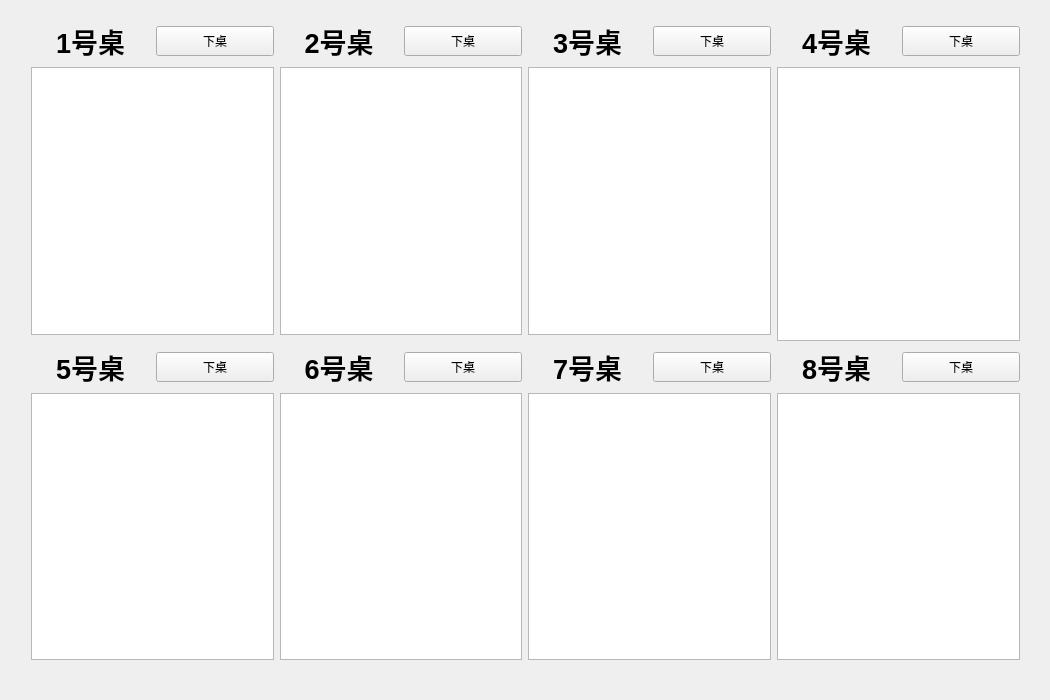
<?xml version="1.0" encoding="UTF-8"?>
<ui version="4.0">
 <class>MainWindow</class>
 <widget class="QMainWindow" name="MainWindow">
  <property name="geometry">
   <rect>
    <x>0</x>
    <y>0</y>
    <width>1050</width>
    <height>700</height>
   </rect>
  </property>
  <property name="windowTitle">
   <string>MainWindow</string>
  </property>
  <widget class="QWidget" name="centralWidget">
   <widget class="QWidget" name="layoutWidget">
    <property name="geometry">
     <rect>
      <x>20</x>
      <y>10</y>
      <width>1011</width>
      <height>661</height>
     </rect>
    </property>
    <layout class="QGridLayout" name="gridLayout">
     <item row="6" column="3">
      <widget class="QTextEdit" name="textEdit_8">
       <property name="styleSheet">
        <string notr="true">font: 14pt &quot;宋体&quot;;
color: rgb(35, 13, 106);</string>
       </property>
       <property name="html">
        <string>&lt;!DOCTYPE HTML PUBLIC &quot;-//W3C//DTD HTML 4.0//EN&quot; &quot;http://www.w3.org/TR/REC-html40/strict.dtd&quot;&gt;
&lt;html&gt;&lt;head&gt;&lt;meta name=&quot;qrichtext&quot; content=&quot;1&quot; /&gt;&lt;style type=&quot;text/css&quot;&gt;
p, li { white-space: pre-wrap; }
&lt;/style&gt;&lt;/head&gt;&lt;body style=&quot; font-family:'宋体'; font-size:14pt; font-weight:400; font-style:normal;&quot;&gt;
&lt;p style=&quot;-qt-paragraph-type:empty; margin-top:0px; margin-bottom:0px; margin-left:0px; margin-right:0px; -qt-block-indent:0; text-indent:0px;&quot;&gt;&lt;br /&gt;&lt;/p&gt;&lt;/body&gt;&lt;/html&gt;</string>
       </property>
      </widget>
     </item>
     <item row="6" column="1">
      <widget class="QTextEdit" name="textEdit_6">
       <property name="styleSheet">
        <string notr="true">font: 14pt &quot;宋体&quot;;
color: rgb(35, 13, 106);</string>
       </property>
       <property name="html">
        <string>&lt;!DOCTYPE HTML PUBLIC &quot;-//W3C//DTD HTML 4.0//EN&quot; &quot;http://www.w3.org/TR/REC-html40/strict.dtd&quot;&gt;
&lt;html&gt;&lt;head&gt;&lt;meta name=&quot;qrichtext&quot; content=&quot;1&quot; /&gt;&lt;style type=&quot;text/css&quot;&gt;
p, li { white-space: pre-wrap; }
&lt;/style&gt;&lt;/head&gt;&lt;body style=&quot; font-family:'宋体'; font-size:14pt; font-weight:400; font-style:normal;&quot;&gt;
&lt;p style=&quot;-qt-paragraph-type:empty; margin-top:0px; margin-bottom:0px; margin-left:0px; margin-right:0px; -qt-block-indent:0; text-indent:0px;&quot;&gt;&lt;br /&gt;&lt;/p&gt;&lt;/body&gt;&lt;/html&gt;</string>
       </property>
      </widget>
     </item>
     <item row="6" column="2">
      <widget class="QTextEdit" name="textEdit_7">
       <property name="styleSheet">
        <string notr="true">font: 14pt &quot;宋体&quot;;
color: rgb(35, 13, 106);</string>
       </property>
       <property name="html">
        <string>&lt;!DOCTYPE HTML PUBLIC &quot;-//W3C//DTD HTML 4.0//EN&quot; &quot;http://www.w3.org/TR/REC-html40/strict.dtd&quot;&gt;
&lt;html&gt;&lt;head&gt;&lt;meta name=&quot;qrichtext&quot; content=&quot;1&quot; /&gt;&lt;style type=&quot;text/css&quot;&gt;
p, li { white-space: pre-wrap; }
&lt;/style&gt;&lt;/head&gt;&lt;body style=&quot; font-family:'宋体'; font-size:14pt; font-weight:400; font-style:normal;&quot;&gt;
&lt;p style=&quot;-qt-paragraph-type:empty; margin-top:0px; margin-bottom:0px; margin-left:0px; margin-right:0px; -qt-block-indent:0; text-indent:0px;&quot;&gt;&lt;br /&gt;&lt;/p&gt;&lt;/body&gt;&lt;/html&gt;</string>
       </property>
      </widget>
     </item>
     <item row="2" column="1">
      <widget class="QTextEdit" name="textEdit_2">
       <property name="styleSheet">
        <string notr="true">font: 14pt &quot;宋体&quot;;
color: rgb(35, 13, 106);</string>
       </property>
       <property name="html">
        <string>&lt;!DOCTYPE HTML PUBLIC &quot;-//W3C//DTD HTML 4.0//EN&quot; &quot;http://www.w3.org/TR/REC-html40/strict.dtd&quot;&gt;
&lt;html&gt;&lt;head&gt;&lt;meta name=&quot;qrichtext&quot; content=&quot;1&quot; /&gt;&lt;style type=&quot;text/css&quot;&gt;
p, li { white-space: pre-wrap; }
&lt;/style&gt;&lt;/head&gt;&lt;body style=&quot; font-family:'宋体'; font-size:14pt; font-weight:400; font-style:normal;&quot;&gt;
&lt;p style=&quot;-qt-paragraph-type:empty; margin-top:0px; margin-bottom:0px; margin-left:0px; margin-right:0px; -qt-block-indent:0; text-indent:0px;&quot;&gt;&lt;br /&gt;&lt;/p&gt;&lt;/body&gt;&lt;/html&gt;</string>
       </property>
      </widget>
     </item>
     <item row="2" column="2">
      <widget class="QTextEdit" name="textEdit_3">
       <property name="styleSheet">
        <string notr="true">font: 14pt &quot;宋体&quot;;
color: rgb(35, 13, 106);</string>
       </property>
       <property name="html">
        <string>&lt;!DOCTYPE HTML PUBLIC &quot;-//W3C//DTD HTML 4.0//EN&quot; &quot;http://www.w3.org/TR/REC-html40/strict.dtd&quot;&gt;
&lt;html&gt;&lt;head&gt;&lt;meta name=&quot;qrichtext&quot; content=&quot;1&quot; /&gt;&lt;style type=&quot;text/css&quot;&gt;
p, li { white-space: pre-wrap; }
&lt;/style&gt;&lt;/head&gt;&lt;body style=&quot; font-family:'宋体'; font-size:14pt; font-weight:400; font-style:normal;&quot;&gt;
&lt;p style=&quot;-qt-paragraph-type:empty; margin-top:0px; margin-bottom:0px; margin-left:0px; margin-right:0px; -qt-block-indent:0; text-indent:0px;&quot;&gt;&lt;br /&gt;&lt;/p&gt;&lt;/body&gt;&lt;/html&gt;</string>
       </property>
      </widget>
     </item>
     <item row="2" column="0">
      <widget class="QTextEdit" name="textEdit">
       <property name="styleSheet">
        <string notr="true">font: 14pt &quot;宋体&quot;;
color: rgb(35, 13, 106);</string>
       </property>
       <property name="html">
        <string>&lt;!DOCTYPE HTML PUBLIC &quot;-//W3C//DTD HTML 4.0//EN&quot; &quot;http://www.w3.org/TR/REC-html40/strict.dtd&quot;&gt;
&lt;html&gt;&lt;head&gt;&lt;meta name=&quot;qrichtext&quot; content=&quot;1&quot; /&gt;&lt;style type=&quot;text/css&quot;&gt;
p, li { white-space: pre-wrap; }
&lt;/style&gt;&lt;/head&gt;&lt;body style=&quot; font-family:'宋体'; font-size:14pt; font-weight:400; font-style:normal;&quot;&gt;
&lt;p style=&quot;-qt-paragraph-type:empty; margin-top:0px; margin-bottom:0px; margin-left:0px; margin-right:0px; -qt-block-indent:0; text-indent:0px;&quot;&gt;&lt;br /&gt;&lt;/p&gt;&lt;/body&gt;&lt;/html&gt;</string>
       </property>
      </widget>
     </item>
     <item row="2" column="3" rowspan="2">
      <widget class="QTextEdit" name="textEdit_4">
       <property name="styleSheet">
        <string notr="true">font: 14pt &quot;宋体&quot;;
color: rgb(35, 13, 106);</string>
       </property>
       <property name="html">
        <string>&lt;!DOCTYPE HTML PUBLIC &quot;-//W3C//DTD HTML 4.0//EN&quot; &quot;http://www.w3.org/TR/REC-html40/strict.dtd&quot;&gt;
&lt;html&gt;&lt;head&gt;&lt;meta name=&quot;qrichtext&quot; content=&quot;1&quot; /&gt;&lt;style type=&quot;text/css&quot;&gt;
p, li { white-space: pre-wrap; }
&lt;/style&gt;&lt;/head&gt;&lt;body style=&quot; font-family:'宋体'; font-size:14pt; font-weight:400; font-style:normal;&quot;&gt;
&lt;p style=&quot;-qt-paragraph-type:empty; margin-top:0px; margin-bottom:0px; margin-left:0px; margin-right:0px; -qt-block-indent:0; text-indent:0px;&quot;&gt;&lt;br /&gt;&lt;/p&gt;&lt;/body&gt;&lt;/html&gt;</string>
       </property>
      </widget>
     </item>
     <item row="6" column="0">
      <widget class="QTextEdit" name="textEdit_5">
       <property name="styleSheet">
        <string notr="true">font: 14pt &quot;宋体&quot;;
color: rgb(35, 13, 106);</string>
       </property>
       <property name="html">
        <string>&lt;!DOCTYPE HTML PUBLIC &quot;-//W3C//DTD HTML 4.0//EN&quot; &quot;http://www.w3.org/TR/REC-html40/strict.dtd&quot;&gt;
&lt;html&gt;&lt;head&gt;&lt;meta name=&quot;qrichtext&quot; content=&quot;1&quot; /&gt;&lt;style type=&quot;text/css&quot;&gt;
p, li { white-space: pre-wrap; }
&lt;/style&gt;&lt;/head&gt;&lt;body style=&quot; font-family:'宋体'; font-size:14pt; font-weight:400; font-style:normal;&quot;&gt;
&lt;p style=&quot;-qt-paragraph-type:empty; margin-top:0px; margin-bottom:0px; margin-left:0px; margin-right:0px; -qt-block-indent:0; text-indent:0px;&quot;&gt;&lt;br /&gt;&lt;/p&gt;&lt;/body&gt;&lt;/html&gt;</string>
       </property>
      </widget>
     </item>
     <item row="0" column="0">
      <layout class="QHBoxLayout" name="horizontalLayout">
       <item>
        <widget class="QLabel" name="label">
         <property name="text">
          <string>&lt;html&gt;&lt;head/&gt;&lt;body&gt;&lt;p align=&quot;center&quot;&gt;&lt;span style=&quot; font-size:20pt; font-weight:600;&quot;&gt;1号桌&lt;/span&gt;&lt;/p&gt;&lt;/body&gt;&lt;/html&gt;</string>
         </property>
        </widget>
       </item>
       <item>
        <widget class="QPushButton" name="pushButton">
         <property name="minimumSize">
          <size>
           <width>0</width>
           <height>30</height>
          </size>
         </property>
         <property name="text">
          <string>下桌</string>
         </property>
        </widget>
       </item>
      </layout>
     </item>
     <item row="0" column="1">
      <layout class="QHBoxLayout" name="horizontalLayout_2">
       <item>
        <widget class="QLabel" name="label_2">
         <property name="text">
          <string>&lt;html&gt;&lt;head/&gt;&lt;body&gt;&lt;p align=&quot;center&quot;&gt;&lt;span style=&quot; font-size:20pt; font-weight:600;&quot;&gt;2号桌&lt;/span&gt;&lt;/p&gt;&lt;/body&gt;&lt;/html&gt;</string>
         </property>
        </widget>
       </item>
       <item>
        <widget class="QPushButton" name="pushButton_2">
         <property name="minimumSize">
          <size>
           <width>0</width>
           <height>30</height>
          </size>
         </property>
         <property name="text">
          <string>下桌</string>
         </property>
        </widget>
       </item>
      </layout>
     </item>
     <item row="0" column="2">
      <layout class="QHBoxLayout" name="horizontalLayout_3">
       <item>
        <widget class="QLabel" name="label_3">
         <property name="text">
          <string>&lt;html&gt;&lt;head/&gt;&lt;body&gt;&lt;p align=&quot;center&quot;&gt;&lt;span style=&quot; font-size:20pt; font-weight:600;&quot;&gt;3号桌&lt;/span&gt;&lt;/p&gt;&lt;/body&gt;&lt;/html&gt;</string>
         </property>
        </widget>
       </item>
       <item>
        <widget class="QPushButton" name="pushButton_3">
         <property name="minimumSize">
          <size>
           <width>0</width>
           <height>30</height>
          </size>
         </property>
         <property name="text">
          <string>下桌</string>
         </property>
        </widget>
       </item>
      </layout>
     </item>
     <item row="0" column="3">
      <layout class="QHBoxLayout" name="horizontalLayout_4">
       <item>
        <widget class="QLabel" name="label_4">
         <property name="text">
          <string>&lt;html&gt;&lt;head/&gt;&lt;body&gt;&lt;p align=&quot;center&quot;&gt;&lt;span style=&quot; font-size:20pt; font-weight:600;&quot;&gt;4号桌&lt;/span&gt;&lt;/p&gt;&lt;/body&gt;&lt;/html&gt;</string>
         </property>
        </widget>
       </item>
       <item>
        <widget class="QPushButton" name="pushButton_4">
         <property name="minimumSize">
          <size>
           <width>0</width>
           <height>30</height>
          </size>
         </property>
         <property name="text">
          <string>下桌</string>
         </property>
        </widget>
       </item>
      </layout>
     </item>
     <item row="5" column="0">
      <layout class="QHBoxLayout" name="horizontalLayout_5">
       <item>
        <widget class="QLabel" name="label_5">
         <property name="text">
          <string>&lt;html&gt;&lt;head/&gt;&lt;body&gt;&lt;p align=&quot;center&quot;&gt;&lt;span style=&quot; font-size:20pt; font-weight:600;&quot;&gt;5号桌&lt;/span&gt;&lt;/p&gt;&lt;/body&gt;&lt;/html&gt;</string>
         </property>
        </widget>
       </item>
       <item>
        <widget class="QPushButton" name="pushButton_5">
         <property name="minimumSize">
          <size>
           <width>0</width>
           <height>30</height>
          </size>
         </property>
         <property name="text">
          <string>下桌</string>
         </property>
        </widget>
       </item>
      </layout>
     </item>
     <item row="5" column="1">
      <layout class="QHBoxLayout" name="horizontalLayout_6">
       <item>
        <widget class="QLabel" name="label_6">
         <property name="text">
          <string>&lt;html&gt;&lt;head/&gt;&lt;body&gt;&lt;p align=&quot;center&quot;&gt;&lt;span style=&quot; font-size:20pt; font-weight:600;&quot;&gt;6号桌&lt;/span&gt;&lt;/p&gt;&lt;/body&gt;&lt;/html&gt;</string>
         </property>
        </widget>
       </item>
       <item>
        <widget class="QPushButton" name="pushButton_6">
         <property name="minimumSize">
          <size>
           <width>0</width>
           <height>30</height>
          </size>
         </property>
         <property name="text">
          <string>下桌</string>
         </property>
        </widget>
       </item>
      </layout>
     </item>
     <item row="5" column="2">
      <layout class="QHBoxLayout" name="horizontalLayout_7">
       <item>
        <widget class="QLabel" name="label_7">
         <property name="text">
          <string>&lt;html&gt;&lt;head/&gt;&lt;body&gt;&lt;p align=&quot;center&quot;&gt;&lt;span style=&quot; font-size:20pt; font-weight:600;&quot;&gt;7号桌&lt;/span&gt;&lt;/p&gt;&lt;/body&gt;&lt;/html&gt;</string>
         </property>
        </widget>
       </item>
       <item>
        <widget class="QPushButton" name="pushButton_7">
         <property name="minimumSize">
          <size>
           <width>0</width>
           <height>30</height>
          </size>
         </property>
         <property name="text">
          <string>下桌</string>
         </property>
        </widget>
       </item>
      </layout>
     </item>
     <item row="5" column="3">
      <layout class="QHBoxLayout" name="horizontalLayout_8">
       <item>
        <widget class="QLabel" name="label_8">
         <property name="text">
          <string>&lt;html&gt;&lt;head/&gt;&lt;body&gt;&lt;p align=&quot;center&quot;&gt;&lt;span style=&quot; font-size:20pt; font-weight:600;&quot;&gt;8号桌&lt;/span&gt;&lt;/p&gt;&lt;/body&gt;&lt;/html&gt;</string>
         </property>
        </widget>
       </item>
       <item>
        <widget class="QPushButton" name="pushButton_8">
         <property name="minimumSize">
          <size>
           <width>0</width>
           <height>30</height>
          </size>
         </property>
         <property name="text">
          <string>下桌</string>
         </property>
        </widget>
       </item>
      </layout>
     </item>
    </layout>
   </widget>
  </widget>
  <widget class="QMenuBar" name="menuBar">
   <property name="geometry">
    <rect>
     <x>0</x>
     <y>0</y>
     <width>1050</width>
     <height>23</height>
    </rect>
   </property>
  </widget>
 </widget>
 <layoutdefault spacing="6" margin="11"/>
 <resources/>
 <connections/>
</ui>
